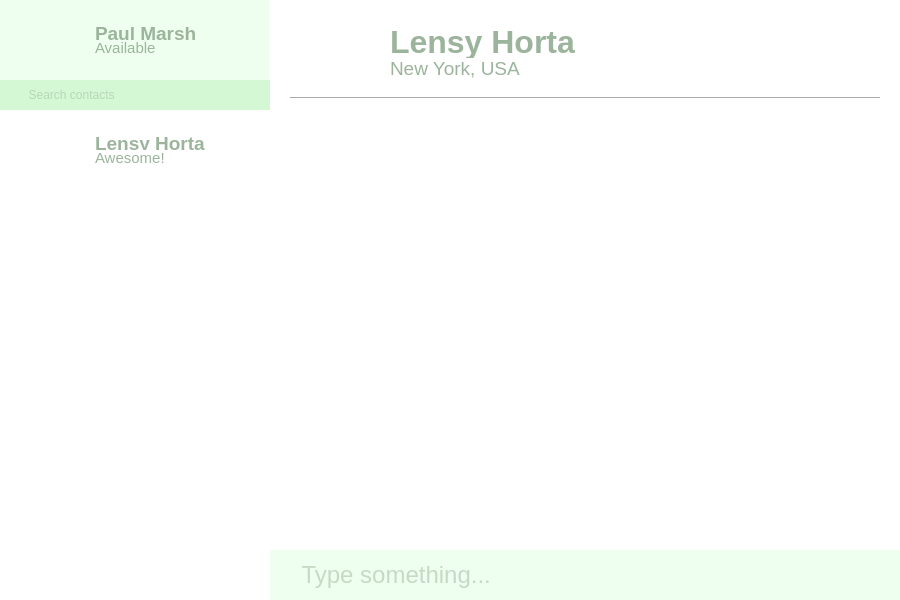
<?xml version="1.0" encoding="UTF-8"?>
<ui version="4.0">
 <class>chat</class>
 <widget class="QMainWindow" name="chat">
  <property name="geometry">
   <rect>
    <x>0</x>
    <y>0</y>
    <width>900</width>
    <height>600</height>
   </rect>
  </property>
  <property name="minimumSize">
   <size>
    <width>900</width>
    <height>600</height>
   </size>
  </property>
  <property name="maximumSize">
   <size>
    <width>900</width>
    <height>600</height>
   </size>
  </property>
  <property name="windowTitle">
   <string>MainWindow</string>
  </property>
  <property name="styleSheet">
   <string notr="true">background-color: #fff</string>
  </property>
  <widget class="QWidget" name="centralwidget">
   <widget class="QWidget" name="widget_right" native="true">
    <property name="geometry">
     <rect>
      <x>270</x>
      <y>0</y>
      <width>630</width>
      <height>600</height>
     </rect>
    </property>
    <property name="styleSheet">
     <string notr="true">-webkit-box-shadow: -22px 0px 5px 0px rgba(0, 0, 0, 0.23);
-moz-box-shadow: -22px 0px 5px 0px rgba(0, 0, 0, 0.23);
box-shadow: -22px 0px 5px 0px rgba(0, 0, 0, 0.23);</string>
    </property>
    <widget class="QWidget" name="widget_button_bot" native="true">
     <property name="geometry">
      <rect>
       <x>0</x>
       <y>550</y>
       <width>630</width>
       <height>50</height>
      </rect>
     </property>
     <property name="styleSheet">
      <string notr="true">background-color: #EFFFEF;</string>
     </property>
     <widget class="QLineEdit" name="line_write_text">
      <property name="geometry">
       <rect>
        <x>10</x>
        <y>5</y>
        <width>500</width>
        <height>40</height>
       </rect>
      </property>
      <property name="font">
       <font>
        <pointsize>18</pointsize>
       </font>
      </property>
      <property name="styleSheet">
       <string notr="true">color: #9BB49B;
border: none;</string>
      </property>
      <property name="cursorPosition">
       <number>0</number>
      </property>
      <property name="placeholderText">
       <string>   Type something...</string>
      </property>
     </widget>
     <widget class="QPushButton" name="send_button">
      <property name="geometry">
       <rect>
        <x>580</x>
        <y>5</y>
        <width>40</width>
        <height>40</height>
       </rect>
      </property>
      <property name="cursor">
       <cursorShape>PointingHandCursor</cursorShape>
      </property>
      <property name="styleSheet">
       <string notr="true">border: none;</string>
      </property>
      <property name="text">
       <string/>
      </property>
      <property name="icon">
       <iconset resource="new.qrc">
        <normaloff>:/newPrefix/send_plane_icon_193564.png</normaloff>:/newPrefix/send_plane_icon_193564.png</iconset>
      </property>
      <property name="iconSize">
       <size>
        <width>35</width>
        <height>35</height>
       </size>
      </property>
     </widget>
     <widget class="QPushButton" name="emoji_button">
      <property name="geometry">
       <rect>
        <x>530</x>
        <y>5</y>
        <width>40</width>
        <height>40</height>
       </rect>
      </property>
      <property name="cursor">
       <cursorShape>PointingHandCursor</cursorShape>
      </property>
      <property name="styleSheet">
       <string notr="true">border: none;</string>
      </property>
      <property name="text">
       <string/>
      </property>
      <property name="icon">
       <iconset resource="new.qrc">
        <normaloff>:/newPrefix/send_plane_icon_193564.png</normaloff>:/newPrefix/send_plane_icon_193564.png</iconset>
      </property>
      <property name="iconSize">
       <size>
        <width>35</width>
        <height>35</height>
       </size>
      </property>
     </widget>
    </widget>
    <widget class="QWidget" name="widget_info_peer" native="true">
     <property name="geometry">
      <rect>
       <x>0</x>
       <y>0</y>
       <width>630</width>
       <height>100</height>
      </rect>
     </property>
     <widget class="Line" name="line_border">
      <property name="geometry">
       <rect>
        <x>20</x>
        <y>96</y>
        <width>590</width>
        <height>4</height>
       </rect>
      </property>
      <property name="orientation">
       <enum>Qt::Horizontal</enum>
      </property>
     </widget>
     <widget class="QLabel" name="peer_photo">
      <property name="geometry">
       <rect>
        <x>40</x>
        <y>20</y>
        <width>60</width>
        <height>60</height>
       </rect>
      </property>
      <property name="styleSheet">
       <string notr="true">border-radius: 30px;
</string>
      </property>
      <property name="pixmap">
       <pixmap resource="new.qrc">:/newPrefix/self.jpg</pixmap>
      </property>
      <property name="scaledContents">
       <bool>true</bool>
      </property>
      <property name="alignment">
       <set>Qt::AlignCenter</set>
      </property>
     </widget>
     <widget class="QLabel" name="peer_name">
      <property name="geometry">
       <rect>
        <x>120</x>
        <y>25</y>
        <width>450</width>
        <height>33</height>
       </rect>
      </property>
      <property name="font">
       <font>
        <pointsize>24</pointsize>
        <bold>true</bold>
       </font>
      </property>
      <property name="styleSheet">
       <string notr="true">color: #9BB49B;
border: none;</string>
      </property>
      <property name="text">
       <string>Lensy Horta</string>
      </property>
     </widget>
     <widget class="QLabel" name="peer_info">
      <property name="geometry">
       <rect>
        <x>120</x>
        <y>58</y>
        <width>450</width>
        <height>20</height>
       </rect>
      </property>
      <property name="font">
       <font>
        <pointsize>14</pointsize>
        <bold>false</bold>
       </font>
      </property>
      <property name="styleSheet">
       <string notr="true">color: #9BB49B;
border: none;</string>
      </property>
      <property name="text">
       <string>New York, USA</string>
      </property>
     </widget>
    </widget>
    <widget class="QScrollArea" name="scroll_for_message">
     <property name="geometry">
      <rect>
       <x>0</x>
       <y>100</y>
       <width>630</width>
       <height>450</height>
      </rect>
     </property>
     <property name="styleSheet">
      <string notr="true">background-color: #fff;
border: none;</string>
     </property>
     <property name="widgetResizable">
      <bool>true</bool>
     </property>
     <widget class="QWidget" name="scroll_for_message_contents">
      <property name="geometry">
       <rect>
        <x>0</x>
        <y>0</y>
        <width>630</width>
        <height>450</height>
       </rect>
      </property>
     </widget>
    </widget>
   </widget>
   <widget class="QWidget" name="widget_left" native="true">
    <property name="geometry">
     <rect>
      <x>0</x>
      <y>0</y>
      <width>270</width>
      <height>600</height>
     </rect>
    </property>
    <widget class="QWidget" name="widget_self_info" native="true">
     <property name="geometry">
      <rect>
       <x>0</x>
       <y>0</y>
       <width>270</width>
       <height>80</height>
      </rect>
     </property>
     <property name="styleSheet">
      <string notr="true">background-color: #EFFFEF;</string>
     </property>
     <widget class="QPushButton" name="button_add">
      <property name="geometry">
       <rect>
        <x>5</x>
        <y>5</y>
        <width>20</width>
        <height>20</height>
       </rect>
      </property>
      <property name="cursor">
       <cursorShape>PointingHandCursor</cursorShape>
      </property>
      <property name="styleSheet">
       <string notr="true">border: none;</string>
      </property>
      <property name="text">
       <string/>
      </property>
      <property name="icon">
       <iconset resource="new.qrc">
        <normaloff>:/newPrefix/1490793813-user-interface20_82328 (1).png</normaloff>:/newPrefix/1490793813-user-interface20_82328 (1).png</iconset>
      </property>
      <property name="iconSize">
       <size>
        <width>40</width>
        <height>40</height>
       </size>
      </property>
     </widget>
     <widget class="QLabel" name="my_photo">
      <property name="geometry">
       <rect>
        <x>40</x>
        <y>20</y>
        <width>40</width>
        <height>40</height>
       </rect>
      </property>
      <property name="styleSheet">
       <string notr="true">border-radius: 30px;</string>
      </property>
      <property name="text">
       <string/>
      </property>
      <property name="pixmap">
       <pixmap resource="new.qrc">:/newPrefix/self2.jpg</pixmap>
      </property>
      <property name="scaledContents">
       <bool>true</bool>
      </property>
      <property name="alignment">
       <set>Qt::AlignCenter</set>
      </property>
     </widget>
     <widget class="QLabel" name="my_name">
      <property name="geometry">
       <rect>
        <x>95</x>
        <y>25</y>
        <width>150</width>
        <height>16</height>
       </rect>
      </property>
      <property name="font">
       <font>
        <pointsize>14</pointsize>
        <bold>true</bold>
       </font>
      </property>
      <property name="styleSheet">
       <string notr="true">color: #9BB49B;
border: none;</string>
      </property>
      <property name="text">
       <string>Paul Marsh</string>
      </property>
     </widget>
     <widget class="QLabel" name="my_status">
      <property name="geometry">
       <rect>
        <x>95</x>
        <y>40</y>
        <width>150</width>
        <height>16</height>
       </rect>
      </property>
      <property name="font">
       <font>
        <pointsize>11</pointsize>
        <bold>false</bold>
       </font>
      </property>
      <property name="styleSheet">
       <string notr="true">color: #9BB49B;
border: none;</string>
      </property>
      <property name="text">
       <string>Available</string>
      </property>
     </widget>
    </widget>
    <widget class="QLineEdit" name="line_search">
     <property name="geometry">
      <rect>
       <x>0</x>
       <y>80</y>
       <width>270</width>
       <height>30</height>
      </rect>
     </property>
     <property name="styleSheet">
      <string notr="true">background-color: #D4F8D4;
color: #9BB49B;
border: none;</string>
     </property>
     <property name="maxLength">
      <number>150</number>
     </property>
     <property name="cursorPosition">
      <number>0</number>
     </property>
     <property name="placeholderText">
      <string>        Search contacts</string>
     </property>
    </widget>
    <widget class="QScrollArea" name="scroll_contacts">
     <property name="geometry">
      <rect>
       <x>0</x>
       <y>110</y>
       <width>270</width>
       <height>490</height>
      </rect>
     </property>
     <property name="styleSheet">
      <string notr="true">border: none;
</string>
     </property>
     <property name="widgetResizable">
      <bool>true</bool>
     </property>
     <widget class="QWidget" name="scrollAreaWidgetContents_2">
      <property name="geometry">
       <rect>
        <x>0</x>
        <y>0</y>
        <width>270</width>
        <height>490</height>
       </rect>
      </property>
      <widget class="QWidget" name="widget_list_peer" native="true">
       <property name="geometry">
        <rect>
         <x>0</x>
         <y>0</y>
         <width>270</width>
         <height>80</height>
        </rect>
       </property>
       <property name="styleSheet">
        <string notr="true">background-color: #fff;</string>
       </property>
       <widget class="QLabel" name="name_peer_in_list">
        <property name="geometry">
         <rect>
          <x>95</x>
          <y>25</y>
          <width>150</width>
          <height>16</height>
         </rect>
        </property>
        <property name="font">
         <font>
          <pointsize>14</pointsize>
          <bold>true</bold>
         </font>
        </property>
        <property name="styleSheet">
         <string notr="true">color: #9BB49B;
border: none;</string>
        </property>
        <property name="text">
         <string>Lensy Horta</string>
        </property>
       </widget>
       <widget class="QLabel" name="status_peer_in_list">
        <property name="geometry">
         <rect>
          <x>95</x>
          <y>40</y>
          <width>150</width>
          <height>16</height>
         </rect>
        </property>
        <property name="font">
         <font>
          <pointsize>11</pointsize>
          <bold>false</bold>
         </font>
        </property>
        <property name="styleSheet">
         <string notr="true">color: #9BB49B;
border: none;</string>
        </property>
        <property name="text">
         <string>Awesome!</string>
        </property>
       </widget>
       <widget class="QPushButton" name="button_photo_peer">
        <property name="geometry">
         <rect>
          <x>40</x>
          <y>20</y>
          <width>40</width>
          <height>40</height>
         </rect>
        </property>
        <property name="styleSheet">
         <string notr="true"/>
        </property>
        <property name="text">
         <string/>
        </property>
        <property name="icon">
         <iconset resource="new.qrc">
          <normaloff>:/newPrefix/self.jpg</normaloff>:/newPrefix/self.jpg</iconset>
        </property>
        <property name="iconSize">
         <size>
          <width>40</width>
          <height>40</height>
         </size>
        </property>
       </widget>
      </widget>
     </widget>
    </widget>
   </widget>
  </widget>
 </widget>
 <resources>
  <include location="new.qrc"/>
 </resources>
 <connections/>
</ui>
